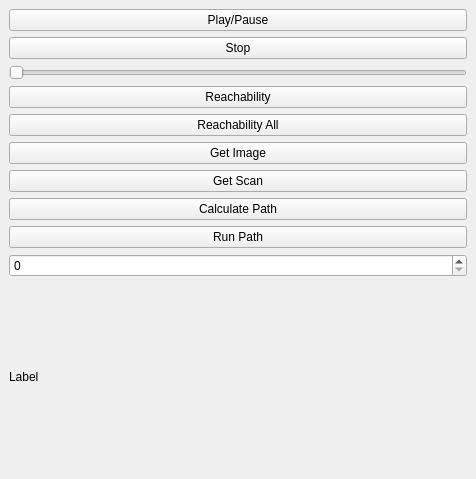
<?xml version="1.0" encoding="UTF-8"?>
<ui version="4.0">
 <class>SamplePlugin</class>
 <widget class="QDockWidget" name="SamplePlugin">
  <property name="geometry">
   <rect>
    <x>0</x>
    <y>0</y>
    <width>476</width>
    <height>479</height>
   </rect>
  </property>
  <property name="windowTitle">
   <string>DockWidget</string>
  </property>
  <widget class="QWidget" name="dockWidgetContents">
   <layout class="QVBoxLayout" name="verticalLayout_2">
    <item>
     <layout class="QVBoxLayout" name="verticalLayout">
     <item>
       <widget class="QPushButton" name="_btn_state_playback">
        <property name="text">
         <string>Play/Pause</string>
        </property>
       </widget>
      </item>
      <item>
       <widget class="QPushButton" name="_btn_reset_playback">
        <property name="text">
         <string>Stop</string>
        </property>
       </widget>
      </item>
      <item>
       <widget class="QSlider" name="_slider">
        <property name="orientation">
         <enum>Qt::Horizontal</enum>
        </property>
       </widget>
      </item>
      <item>
       <widget class="QPushButton" name="_btn_reach">
        <property name="text">
         <string>Reachability</string>
        </property>
       </widget>
      </item>
      <item>
       <widget class="QPushButton" name="_btn_reach_all">
        <property name="text">
         <string>Reachability All</string>
        </property>
       </widget>
      </item>
      <item>
       <widget class="QPushButton" name="_btn_im">
        <property name="text">
         <string>Get Image</string>
        </property>
       </widget>
      </item>
      <item>
       <widget class="QPushButton" name="_btn_scan">
        <property name="text">
         <string>Get Scan</string>
        </property>
       </widget>
      </item>
      <item>
       <widget class="QPushButton" name="_btn0">
        <property name="text">
         <string>Calculate Path</string>
        </property>
       </widget>
      </item>
      <item>
       <widget class="QPushButton" name="_btn1">
        <property name="text">
         <string>Run Path</string>
        </property>
       </widget>
      </item>
      <item>
       <widget class="QSpinBox" name="_spinBox"/>
      </item>
      <item>
       <widget class="QLabel" name="_label">
        <property name="text">
         <string>Label</string>
        </property>
       </widget>
      </item>
     </layout>
    </item>
   </layout>
  </widget>
 </widget>
 <resources/>
 <connections/>
</ui>
